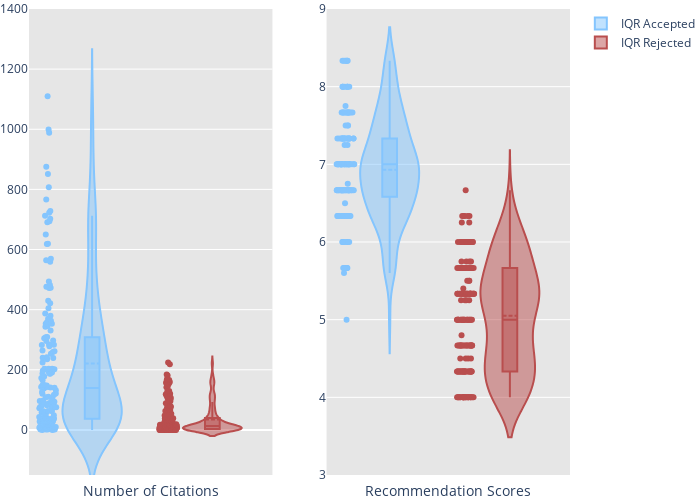

Notebook cell for this chart:
### Code cell
fig = make_subplots(rows=1, cols=2)

# do not show tick
fig.update_xaxes(showticklabels=False)
trace1 = go.Violin(y=accepted_norm.scores,name = 'IQR Accepted' ,box_visible=True, meanline_visible=True, points= 'all', marker=dict(color='#84c5fe'))
trace2 = go.Violin(y=rejected_norm.scores,name= 'IQR Rejected' ,box_visible=True, meanline_visible=True,  points= 'all',marker=dict(color='#b94e4e'))


trace5 = go.Violin(y=accepted_norm.citation, box_visible=True, meanline_visible=True, points= 'all', marker=dict(color='#84c5fe'),showlegend= False,)
trace6 = go.Violin(y=rejected_norm.citation, box_visible=True, meanline_visible=True,  points= 'all',marker=dict(color='#b94e4e'),showlegend= False)

fig.add_trace(trace5, row=1, col=1)
fig.add_trace(trace6, row=1, col=1)
fig.add_trace(trace1, row=1, col=2)
fig.add_trace(trace2, row=1, col=2)

#give title to col 1 by using x axis

fig.update_xaxes(title_text="Number of Citations", row=1, col=1)

fig.update_xaxes(title_text="Recommendation Scores", row=1, col=2)


#increase numbers in y axis for violin plot

fig['layout']['yaxis'].update(range=[-150, 1400])

fig['layout']['yaxis2'].update(range=[3, 9])
# make plot taller
fig['layout'].update(height=500, width=700)
fig['layout'].update(margin={'l': 0, 'r': 0, 't': 0, 'b': 0})
# make background gray
fig['layout'].update(plot_bgcolor='rgb(230, 230,230)')



pio.write_image(fig, 'figures/violin.pdf', format='pdf', width=900, height=400)

fig.show()

### Figure 1 — Plotly figure (JSON) as saved in the notebook; plotly's stock layout.template omitted (floating-point values rounded to 4 significant figures; data arrays with more than 128 entries replaced by an {"elided": "..."} marker saying what was removed)
{"data": [{"box": {"visible": true}, "marker": {"color": "#84c5fe"}, "meanline": {"visible": true}, "points": "all", "showlegend": false, "type": "violin", "xaxis": "x", "y": {"elided": "152 int values"}, "yaxis": "y"}, {"box": {"visible": true}, "marker": {"color": "#b94e4e"}, "meanline": {"visible": true}, "points": "all", "showlegend": false, "type": "violin", "xaxis": "x", "y": {"elided": "184 int values"}, "yaxis": "y"}, {"box": {"visible": true}, "marker": {"color": "#84c5fe"}, "meanline": {"visible": true}, "name": "IQR Accepted", "points": "all", "type": "violin", "xaxis": "x2", "y": {"elided": "152 float values"}, "yaxis": "y2"}, {"box": {"visible": true}, "marker": {"color": "#b94e4e"}, "meanline": {"visible": true}, "name": "IQR Rejected", "points": "all", "type": "violin", "xaxis": "x2", "y": {"elided": "184 float values"}, "yaxis": "y2"}], "layout": {"height": 500, "margin": {"b": 0, "l": 0, "r": 0, "t": 0}, "plot_bgcolor": "rgb(230, 230,230)", "width": 700, "xaxis": {"anchor": "y", "domain": [0, 0.45], "showticklabels": false, "title": {"text": "Number of Citations"}}, "xaxis2": {"anchor": "y2", "domain": [0.55, 1], "showticklabels": false, "title": {"text": "Recommendation Scores"}}, "yaxis": {"anchor": "x", "domain": [0, 1], "range": [-150, 1400]}, "yaxis2": {"anchor": "x2", "domain": [0, 1], "range": [3, 9]}}}
